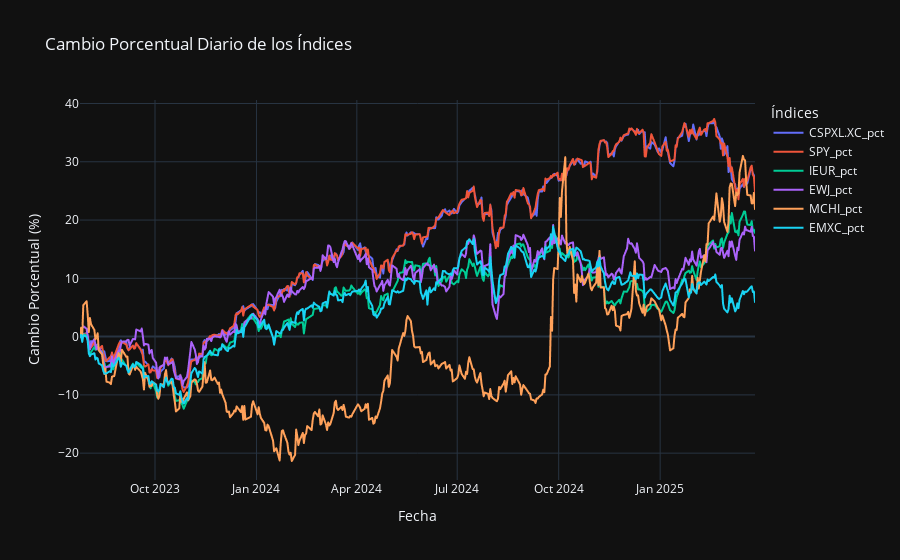

The notebook cell this image was saved under:
### Code cell
# Crear una lista de las columnas *_pct
pct_columns = [col for col in df.columns if '_pct' in col]

# Crear un gráfico con todas las columnas *_pct
fig = px.line(df, x='datetime', y=pct_columns, title="Cambio Porcentual Diario de los Índices", labels={'datetime': 'Fecha'})
fig.update_layout(
    xaxis_title="Fecha",
    yaxis_title="Cambio Porcentual (%)",
    legend_title="Índices",
    template="plotly_dark"  # Puedes elegir el tema que prefieras
)

# Mostrar el gráfico
fig.show()

### Figure 1 — Plotly figure (JSON) as saved in the notebook; plotly's stock layout.template omitted (floating-point values rounded to 4 significant figures; data arrays with more than 128 entries replaced by an {"elided": "..."} marker saying what was removed)
{"data": [{"hovertemplate": "variable=CSPXL.XC_pct<br>Fecha=%{x}<br>value=%{y}<extra></extra>", "legendgroup": "CSPXL.XC_pct", "line": {"color": "#636efa", "dash": "solid"}, "marker": {"symbol": "circle"}, "mode": "lines", "name": "CSPXL.XC_pct", "showlegend": true, "type": "scattergl", "x": {"elided": "413 str values"}, "xaxis": "x", "y": {"elided": "413 float values"}, "yaxis": "y"}, {"hovertemplate": "variable=SPY_pct<br>Fecha=%{x}<br>value=%{y}<extra></extra>", "legendgroup": "SPY_pct", "line": {"color": "#EF553B", "dash": "solid"}, "marker": {"symbol": "circle"}, "mode": "lines", "name": "SPY_pct", "showlegend": true, "type": "scattergl", "x": {"elided": "413 str values"}, "xaxis": "x", "y": {"elided": "413 float values"}, "yaxis": "y"}, {"hovertemplate": "variable=IEUR_pct<br>Fecha=%{x}<br>value=%{y}<extra></extra>", "legendgroup": "IEUR_pct", "line": {"color": "#00cc96", "dash": "solid"}, "marker": {"symbol": "circle"}, "mode": "lines", "name": "IEUR_pct", "showlegend": true, "type": "scattergl", "x": {"elided": "413 str values"}, "xaxis": "x", "y": {"elided": "413 float values"}, "yaxis": "y"}, {"hovertemplate": "variable=EWJ_pct<br>Fecha=%{x}<br>value=%{y}<extra></extra>", "legendgroup": "EWJ_pct", "line": {"color": "#ab63fa", "dash": "solid"}, "marker": {"symbol": "circle"}, "mode": "lines", "name": "EWJ_pct", "showlegend": true, "type": "scattergl", "x": {"elided": "413 str values"}, "xaxis": "x", "y": {"elided": "413 float values"}, "yaxis": "y"}, {"hovertemplate": "variable=MCHI_pct<br>Fecha=%{x}<br>value=%{y}<extra></extra>", "legendgroup": "MCHI_pct", "line": {"color": "#FFA15A", "dash": "solid"}, "marker": {"symbol": "circle"}, "mode": "lines", "name": "MCHI_pct", "showlegend": true, "type": "scattergl", "x": {"elided": "413 str values"}, "xaxis": "x", "y": {"elided": "413 float values"}, "yaxis": "y"}, {"hovertemplate": "variable=EMXC_pct<br>Fecha=%{x}<br>value=%{y}<extra></extra>", "legendgroup": "EMXC_pct", "line": {"color": "#19d3f3", "dash": "solid"}, "marker": {"symbol": "circle"}, "mode": "lines", "name": "EMXC_pct", "showlegend": true, "type": "scattergl", "x": {"elided": "413 str values"}, "xaxis": "x", "y": {"elided": "413 float values"}, "yaxis": "y"}], "layout": {"legend": {"title": {"text": "Índices"}, "tracegroupgap": 0}, "title": {"text": "Cambio Porcentual Diario de los Índices"}, "xaxis": {"anchor": "y", "domain": [0, 1], "title": {"text": "Fecha"}}, "yaxis": {"anchor": "x", "domain": [0, 1], "title": {"text": "Cambio Porcentual (%)"}}}}
